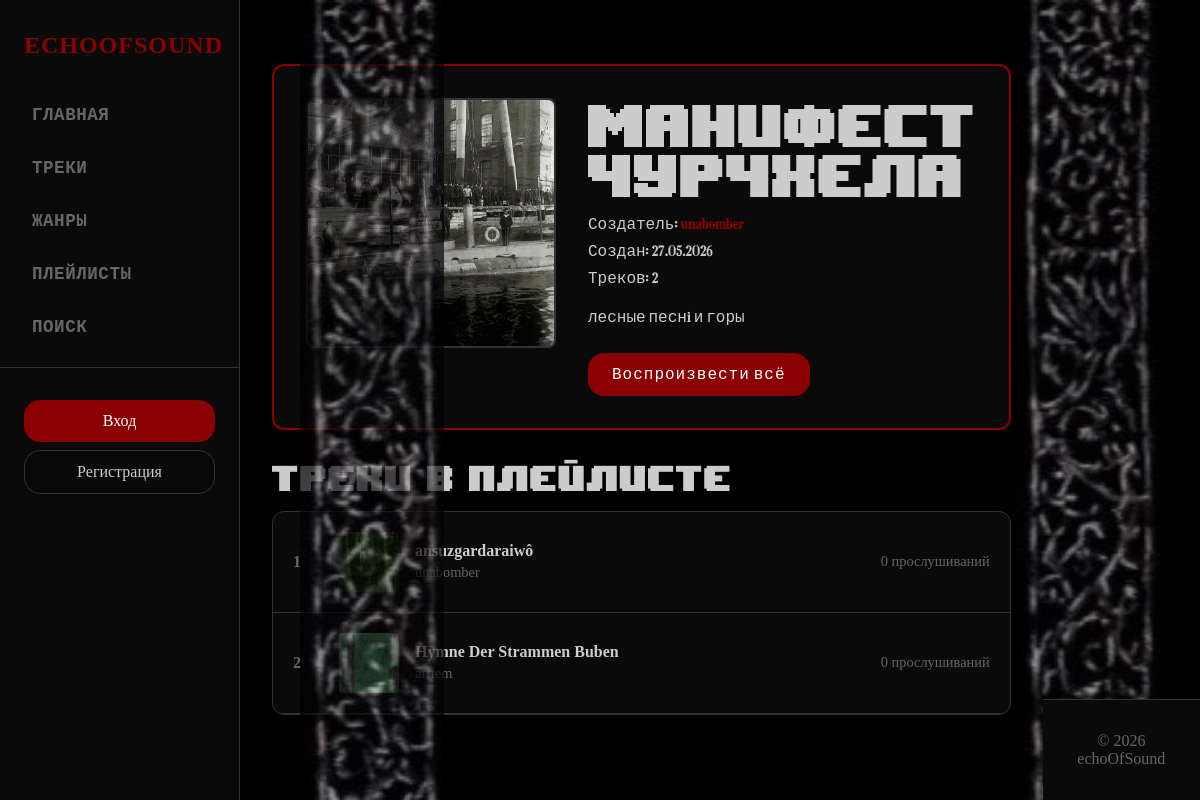
The page /playlist/playlist-f78c837b/ on the database its author committed.
### catalog/models.py (models this page shows, shortened)
class Playlist(models.Model): #плейлисты пользователя
    name = models.CharField(
        max_length=200,
        verbose_name="Название плейлиста"
    )
    slug = models.SlugField(
        max_length=200,
        unique=True,
        verbose_name="URL идентификатор"
    )
    user = models.ForeignKey(
        User,
        on_delete=models.CASCADE,
        related_name='playlists',
        verbose_name="Владелец"
    )
    description = models.TextField(
        verbose_name="Описание",
        blank=True
    )
    cover = models.ImageField(
        upload_to='playlists/',
        verbose_name="Обложка плейлиста",
        blank=True,
        null=True
    )
    is_public = models.BooleanField(
        default=True,
        verbose_name="Публичный плейлист"
    )
    created_at = models.DateTimeField(
        auto_now_add=True,
        verbose_name="Дата создания"
    )
    updated_at = models.DateTimeField(
        auto_now=True,
        verbose_name="Дата обновления"
    )
    class Meta:
        verbose_name = "Плейлист"
        verbose_name_plural = "Плейлисты"
        ordering = ['-created_at']

class PlaylistTrack(models.Model): #расположение треков в плейлисте
    playlist = models.ForeignKey(
        Playlist,
        on_delete=models.CASCADE,
        related_name='tracks',
        verbose_name="Плейлист"
    )
    track = models.ForeignKey(
        Track,
        on_delete=models.CASCADE,
        verbose_name="Трек"
    )
    order = models.PositiveIntegerField(
        default=0,
        verbose_name="Порядок"
    )
    added_at = models.DateTimeField(
        auto_now_add=True,
        verbose_name="Дата добавления"
    )
    class Meta:
        verbose_name = "Трек в плейлисте"
        verbose_name_plural = "Треки в плейлисте"
        unique_together = ('playlist', 'track')
        ordering = ['order']

class Track(models.Model): #целый трек
        title = models.CharField(
            max_length=200,
            verbose_name="Название трека"
        )
        slug = models.SlugField(
            max_length=200,
            unique=True,
            verbose_name="URL идентификатор"
        )
        author = models.ForeignKey(
            User,
            on_delete=models.CASCADE,
            related_name='tracks',
            verbose_name="Автор"
        )
        audio_file = models.FileField(
            upload_to='tracks/',
            verbose_name="Аудиофайл"
        )
        cover = models.ImageField(
            upload_to='covers/',
            verbose_name="Обложка",
            blank=True,
            null=True
        )
        description = models.TextField(
            verbose_name="Описание",
            blank=True
        )
        genre = models.ForeignKey(
            Genre,
            on_delete=models.PROTECT,
            related_name='tracks',
            verbose_name="Жанр"
        )
        plays_count = models.PositiveIntegerField(
            default=0,
            verbose_name="Количество прослушиваний"
        )
        downloads_allowed = models.BooleanField(
            default=True,
            verbose_name="Разрешено скачивание"
        )
        is_public = models.BooleanField(
            default=True,
            verbose_name="Публичный трек"
        )
        created_at = models.DateTimeField(
            auto_now_add=True,
            verbose_name="Дата загрузки"
        )
        updated_at = models.DateTimeField(
            auto_now=True,
            verbose_name="Дата обновления"
        )
        likes = models.ManyToManyField(
            User,
            related_name='liked_tracks',
            blank=True,
            verbose_name="Лайкнувшие пользователи"
        )
        likes_count = models.PositiveIntegerField(
            default=0,
            verbose_name="Количество лайков"
        )
        class Meta:
            verbose_name = "Трек"
            verbose_name_plural = "Треки"
            ordering = ['-created_at']

### catalog/views.py (the view)
class PlaylistDetailView(DetailView):
    model = Playlist
    template_name = 'catalog/playlist_detail.html'
    context_object_name = 'playlist'
    slug_field = 'slug'
    def get_context_data(self, **kwargs):
        context = super().get_context_data(**kwargs)
        context['title'] = self.object.name
        return context

### templates/catalog/playlist_detail.html (shortened to what this page needs)
{% extends 'catalog/base.html' %}
{% block content %}
<div style="margin-top: 2rem;">
    <div style="background: var(--bg-card); border: 2px solid var(--primary-color); border-radius: 12px; padding: 2rem; margin-bottom: 2rem;">
        <div style="display: flex; gap: 2rem; align-items: start;">
            <img src="{% if playlist.cover %}{{ playlist.cover.url }}{% else %}https://via.placeholder.com/250/0a0a0a/8b0000?text=PLAYLIST{% endif %}"
                 alt="{{ playlist.name }}"
                 style="width: 250px; height: 250px; object-fit: cover; border-radius: 8px; border: 2px solid var(--border-color);">
            <div style="flex: 1;">
                <h1 class="playlist-title">{{ playlist.name }}</h1>
                <div class="pixel-content">
                    <p style="margin-bottom: 0.5rem;">
                        Создатель:
                        <a href="{% url 'profile' playlist.user.username %}" style="color: var(--primary-color); text-decoration: none;">
                            {{ playlist.user.username }}
                        </a>
                    </p>
                    <p style="margin-bottom: 0.5rem;">
                        Создан: {{ playlist.created_at|date:"d.m.Y" }}
                    </p>
                    <p style="margin-bottom: 1rem;">
                        Треков: {{ playlist.tracks.count }}
                    </p>
                    {% if playlist.description %}
                    <p style="line-height: 1.6; margin-top: 1rem;">{{ playlist.description }}</p>
                    {% endif %}
                    <div style="margin-top: 1.5rem; display: flex; gap: 1rem;">
                        <button id="playAllBtn" class="btn btn-primary">Воспроизвести всё</button>
                    </div>
                    </div>
                </div>
            </div>
        </div>
    </div>
    <h2 class="section-title">Треки в плейлисте</h2>
    {% if playlist.tracks.all %}
        <div style="background: var(--bg-card); border: 1px solid var(--border-color); border-radius: 12px; overflow: hidden;">
            {% for pt in playlist.tracks.all %}
            <div class="playlist-track-item"
                 data-url="{{ pt.track.audio_file.url }}"
                 data-title="{{ pt.track.title }}"
                 data-artist="{{ pt.track.author.username }}"
                 data-index="{{ forloop.counter0 }}"
                 style="padding: 1.25rem; border-bottom: 1px solid var(--border-color); display: flex; align-items: center; gap: 1rem; cursor: pointer;">
                <span style="color: var(--text-muted); font-weight: 600; min-width: 30px;">{{ forloop.counter }}</span>
                <img src="{% if pt.track.cover %}{{ pt.track.cover.url }}{% else %}https://via.placeholder.com/60/0a0a0a/8b0000?text=NO{% endif %}"
                     alt="{{ pt.track.title }}"
                     style="width: 60px; height: 60px; object-fit: cover; border-radius: 4px;">
                <div style="flex: 1;">
                    <h4 style="color: var(--text-light); margin-bottom: 0.25rem;">
                        <a href="{% url 'track_detail' pt.track.slug %}" style="color: var(--text-light); text-decoration: none;">
                            {{ pt.track.title }}
                        </a>
                    </h4>
                    <p style="color: var(--text-muted); font-size: 0.9rem;">
                        <a href="{% url 'profile' pt.track.author.username %}" style="color: var(--text-muted); text-decoration: none;">
                            {{ pt.track.author.username }}
                        </a>
                    </p>
                </div>
                <span style="color: var(--text-muted); font-size: 0.9rem;">{{ pt.track.plays_count }} прослушиваний</span>
            </div>
            {% endfor %}
        </div>
        {% else %}
        <div style="text-align: center; padding: 4rem; color: var(--text-muted);">
            <p style="font-size: 1.25rem;">В плейлисте пока нет треков</p>
        </div>
        {% endif %}
</div>
{% endblock %}

### templates/catalog/base.html (shortened to what this page needs)
<!DOCTYPE html>
<html lang="ru">
<head>
    {% load static %}
    <link rel="stylesheet" href="{% static 'css/style.css' %}?v=3">
</head>
<body>
<div class="sidebar">
    <div class="sidebar-brand">
        <h2>echoOfSound</h2>
    </div>
    <nav>
        <ul class="sidebar-nav">
            <li><a href="{% url 'home' %}" class="{% if request.resolver_match.url_name == 'home' %}active{% endif %}">Главная</a></li>
            <li><a href="{% url 'track_list' %}" class="{% if request.resolver_match.url_name == 'track_list' %}active{% endif %}">Треки</a></li>
            <li><a href="{% url 'genre_list' %}" class="{% if request.resolver_match.url_name == 'genre_list' %}active{% endif %}">Жанры</a></li>
            <li><a href="{% url 'playlist_list' %}" class="{% if request.resolver_match.url_name == 'playlist_list' %}active{% endif %}">Плейлисты</a></li>
            <li><a href="{% url 'search' %}" class="{% if request.resolver_match.url_name == 'search' %}active{% endif %}">Поиск</a></li>
        </ul>
    </nav>
    <div class="sidebar-divider"></div>
    <div class="sidebar-user">
        {% if user.is_authenticated %}
            <div class="sidebar-user-info">
                <div class="user-avatar">{{ user.username|slice:":1"|upper }}</div>
                <div>
                    <div class="user-name">{{ user.username }}</div>
                    <a href="{% url 'my_profile' %}" style="font-size: 0.8rem; color: var(--text-muted); text-decoration: none;">Мой профиль</a>
                </div>
            </div>
            <a href="{% url 'logout' %}" style="display: block; padding: 0.5rem 0.75rem; color: var(--text-muted); text-decoration: none; font-size: 0.9rem;">Выход</a>
        {% else %}
            <a href="{% url 'login' %}" class="btn btn-primary" style="width: 100%; text-align: center; margin-bottom: 0.5rem;">Вход</a>
            <a href="{% url 'register' %}" class="btn btn-outline" style="width: 100%; text-align: center;">Регистрация</a>
        {% endif %}
    </div>
</div>
<div class="main-content">
    <div class="container">
        {% block content %}
        {% endblock %}
    </div>
    <footer>
        <p>&copy; 2026 echoOfSound</p>
    </footer>
    {% load static %}
</body>
</html>

### static/css/style.css (style rules this page uses)
:root { --primary-color: #8b0000; --primary-hover: #a00000; --secondary-color: #4a0000; --accent-color: #666666; --bg-dark: #000000; --bg-card: #0a0a0a; --bg-hover: #1a1a1a; --text-light: #cccccc; --text-muted: #666666; --border-color: #333333; }
* { margin: 0; padding: 0; box-sizing: border-box; }
body { font-family: 'Georgia', 'Times New Roman', serif; background-color: var(--bg-dark); color: var(--text-light); min-height: 100vh; display: flex; }
.sidebar { width: 240px; background-color: var(--bg-card); border-right: 1px solid var(--border-color); position: fixed; height: 100vh; overflow-y: auto; padding: 2rem 0; }
.sidebar-brand { padding: 0 1.5rem; margin-bottom: 2rem; }
.sidebar-brand h2 { font-size: 1.5rem; font-weight: 700; color: var(--primary-color); letter-spacing: 1px; text-transform: uppercase; font-family: 'Georgia', serif; }
.sidebar-nav { list-style: none; }
.sidebar-nav li { margin-bottom: 0.5rem; }
.sidebar-nav a { display: block; padding: 0.75rem 1.5rem; color: var(--text-muted); text-decoration: none; transition: all 0.2s; border-left: 3px solid transparent; }
.sidebar-divider { height: 1px; background-color: var(--border-color); margin: 1rem 0; }
.sidebar-user { padding: 0 1.5rem; margin-top: 2rem; }
.main-content { margin-left: 240px; flex: 1; min-height: 100vh; display: flex; flex-direction: column; }
.container { max-width: 1400px; margin: 0 auto; padding: 2rem; flex: 1; }
.btn { padding: 0.75rem 1.5rem; border-radius: 16px; font-weight: 500; text-decoration: none; display: inline-block; transition: all 0.2s; border: none; cursor: pointer; font-size: 1rem; }
.btn-primary { background-color: var(--primary-color); color: white; }
.btn-outline { background-color: transparent; color: var(--text-light); border: 1px solid var(--border-color); }
footer { position: relative; background-color: var(--bg-card); z-index: 10001; border-top: 1px solid var(--border-color); padding: 2rem; text-align: center; color: var(--text-muted); margin-top: auto; transform: translateZ(0); }
.sidebar-nav { padding: 0 0.5rem; }
.sidebar-nav li { margin-bottom: 0.25rem; }
.sidebar-nav a { display: flex; align-items: center; padding: 0.6rem 1.2rem; border-radius: 12px; font-weight: 500; transition: all 0.2s; border-left: none; }
.sidebar-user .btn { justify-content: center; display: flex; align-items: center; gap: 8px; }
.sidebar-nav a { font-family: 'Courier New', 'VT323', monospace; font-size: 1.1rem; letter-spacing: 0.5px; padding: 0.9rem 1.5rem; font-weight: 600; text-transform: uppercase; border-radius: 0; }
.pixel-content, .pixel-content * { font-family: 'pixelta', 'Courier New', monospace !important; font-smooth: never; -webkit-font-smoothing: none; font-size: 1rem; }
.pixel-content .btn { font-size: 1rem; letter-spacing: 1px; }
.playlist-title { font-family: inherit; font-size: 2.5rem; margin-bottom: 1rem; color: var(--text-light); }
.playlist-title { font-family: '8nominal', serif !important; font-size: 3rem; font-weight: 600; letter-spacing: -0.04em; line-height: 1.05; }
.section-title { font-family: '8nominal', serif !important; font-size: 1.8rem; font-weight: 600; letter-spacing: -0.02em; margin-bottom: 1.2rem; }

### rows shown on the page
Playlist: cover (picture), name "манифест чурчхела", user.username "unabomber", created_at "27.05.2026", tracks.count "2", description "лесные песнi и горы"
PlaylistTrack: track.title (picture), track "ansuzgardaraiwô", track.author.username "unabomber", track.plays_count "0"
PlaylistTrack: track.cover (picture), track "Hymne Der Strammen Buben", track.author.username "arrtem", track.plays_count "0"
